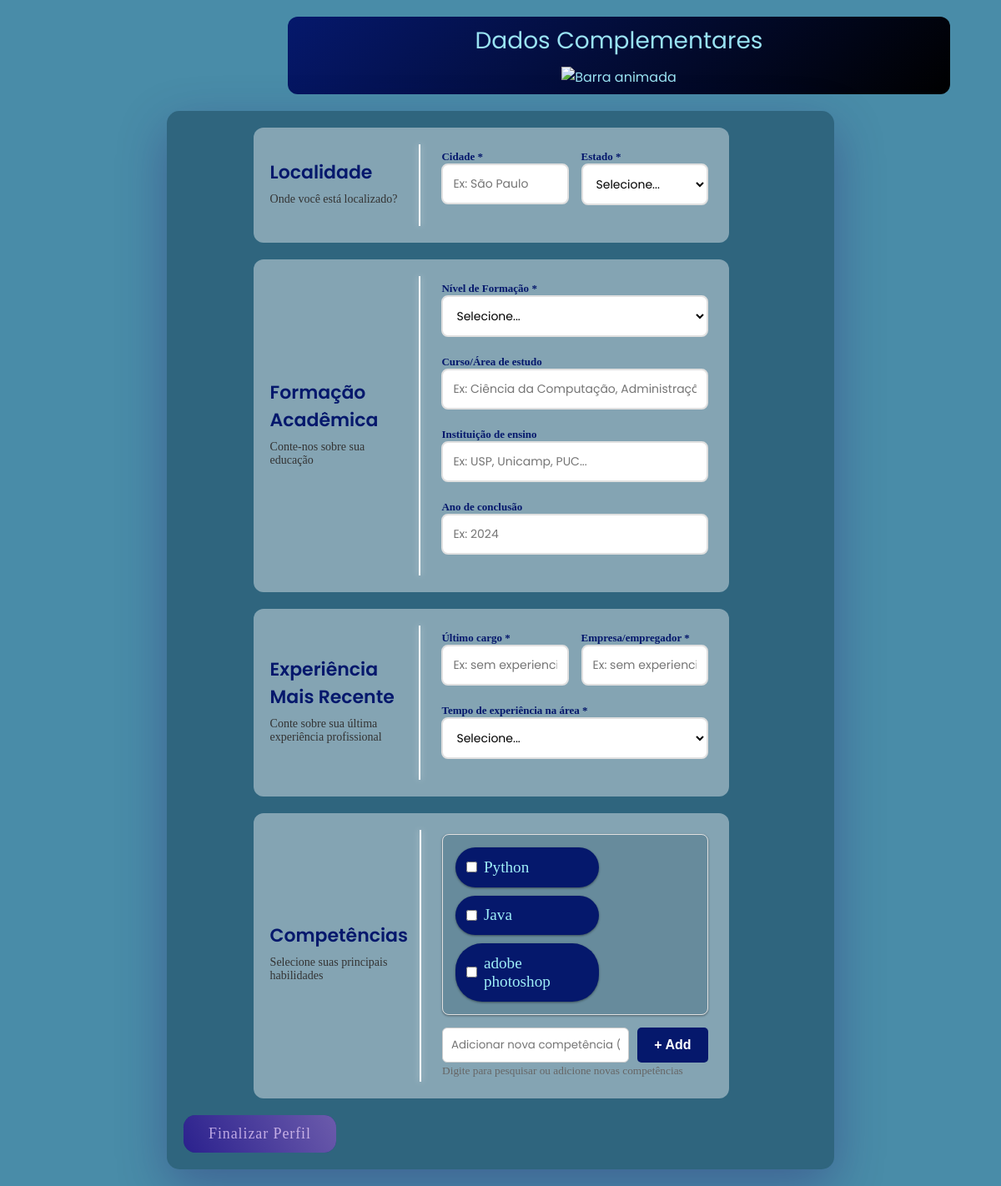
Before: /questionario/1 with the older database file.
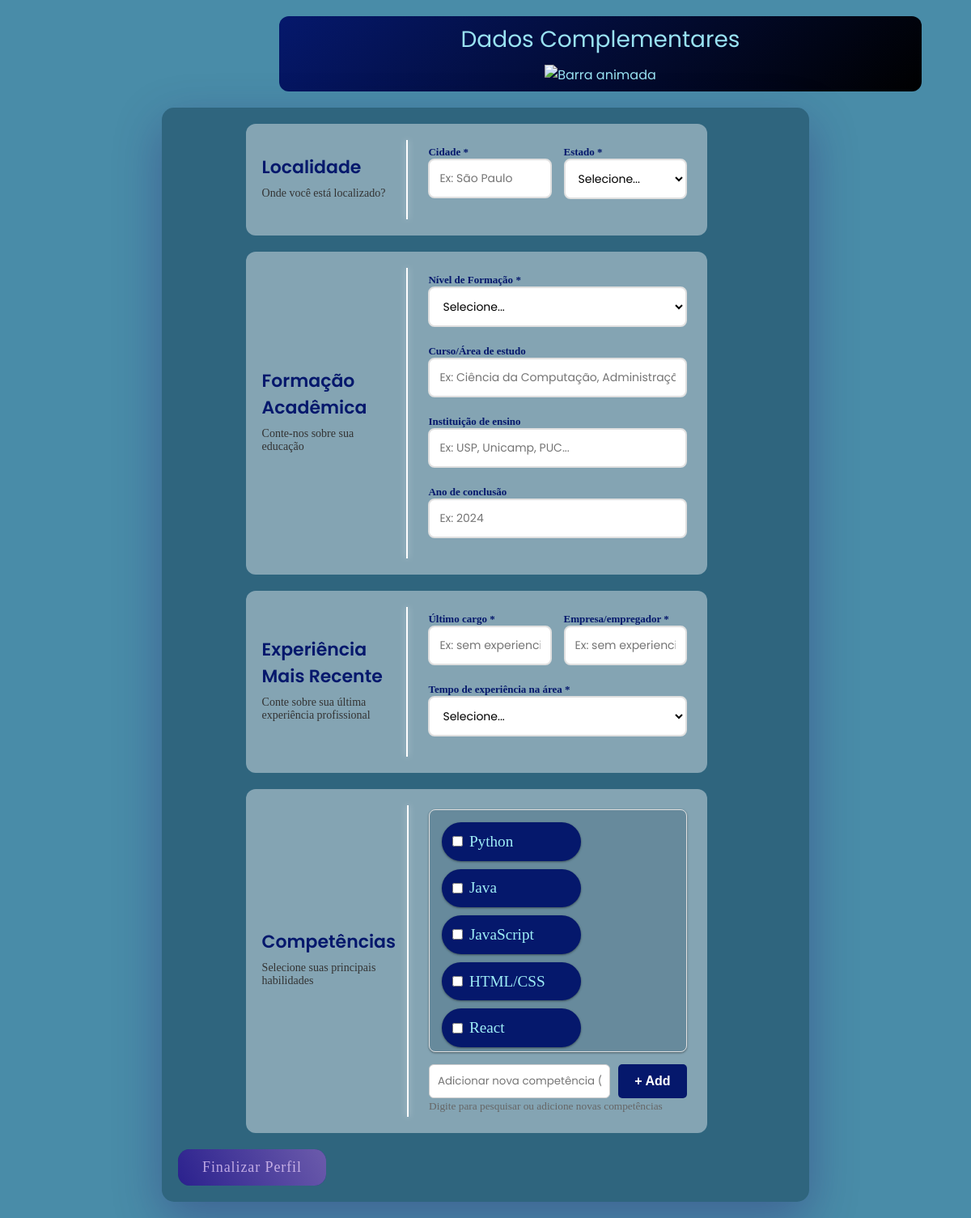
After: the same page with the newer database file.
### tables this page shows
CREATE TABLE competencias
(
    id_competencia INTEGER PRIMARY KEY AUTOINCREMENT,
    nome TEXT
);

### routes/questionario.py (the view)
@bp_questionario_comp.route('/questionario/<int:id_func>')
def questionario_pag(id_func):
    conn = conectar_banco()
    cursor = conn.cursor()
    cursor.execute("SELECT * FROM competencias")
    comps = cursor.fetchall()
    conn.close()
    return render_template('questionario.html', id_func=id_func, competencias=comps)

### database.py (called while the page is built)
def conectar_banco():
    conn = sqlite3.connect(DB_PATH)
    conn.execute("PRAGMA foreign_keys = ON;")
    return conn

### templates/questionario.html (shortened to what this page needs)
<!doctype html>
<html lang="pt-br">
  <head>
    <link rel="stylesheet" href="../static/css/questionario.css" />
  </head>
  <body>
    <div class="header">
      <p>Dados Complementares</p>
      <img
        src="https://web.archive.org/web/20091025005617im_/http://geocities.com/RodeoDrive/9200/ANIBAR.GIF"
        alt="Barra animada"
        class="gif-header"
      />
    </div>
    <div class="form">
      <form action="/salvar_questionario" method="POST" id="questionarioForm">
        <div class="container">
          <div class="secao-active" id="secao" data-secao="0">
            <div class="secao-header">
              <h2> Localidade</h2>
              <div class="secao-subtitle">Onde você está localizado?</div>
            </div>
            <div class="secao-content">
              <div class="campo-row">
                <div class="campo">
                  <label>Cidade <span class="obrigatorio">*</span></label>
                  <input
                    type="text"
                    name="cidade"
                    required
                    placeholder="Ex: São Paulo"
                  />
                </div>
                <div class="campo">
                  <label>Estado <span class="obrigatorio">*</span></label>
                  <select name="estado" required>
                    <option value="">Selecione...</option>
                  </select>
                </div>
              </div>
            </div>
          </div>
          <div class="secao-formacao" id="secao" data-secao="1">
            <div class="secao-header">
              <h2> Formação Acadêmica</h2>
              <div class="secao-subtitle">Conte-nos sobre sua educação</div>
            </div>
            <div class="secao-content">
              <div class="campo">
                <label
                  >Nível de Formação <span class="obrigatorio">*</span></label
                >
                <select name="formacao" required>
                  <option value="">Selecione...</option>
                </select>
              </div>
              <div class="campo">
                <label>Curso/Área de estudo</label>
                <input
                  type="text"
                  name="curso"
                  placeholder="Ex: Ciência da Computação, Administração..."
                />
              </div>
              <div class="campo">
                <label>Instituição de ensino</label>
                <input
                  type="text"
                  name="instituicao"
                  placeholder="Ex: USP, Unicamp, PUC..."
                />
              </div>
              <div class="campo">
                <label>Ano de conclusão</label>
                <input
                  type="number"
                  name="ano_conclusao"
                  min="1950"
                  max="2030"
                  placeholder="Ex: 2024"
                />
              </div>
            </div>
          </div>
          <div class="secao-experiencia" id="secao" data-secao="2">
            <div class="secao-header">
              <h2> Experiência Mais Recente</h2>
              <div class="secao-subtitle">
                Conte sobre sua última experiência profissional
              </div>
            </div>
            <div class="secao-content">
              <div class="campo-row">
                <div class="campo">
                  <label>Último cargo <span class="obrigatorio">*</span></label>
                  <input
                    type="text"
                    name="ultimo_cargo"
                    required
                    placeholder="Ex: sem experiencia, Desenvolvedor Pleno..."
                  />
                </div>
                <div class="campo">
                  <label
                    >Empresa/empregador
                    <span class="obrigatorio">*</span></label
                  >
                  <input
                    type="text"
                    name="ultima_empresa"
                    required
                    placeholder="Ex: sem experiencia, Google, Microsoft..."
                  />
                </div>
              </div>
              <div class="campo">
                <label
                  >Tempo de experiência na área
                  <span class="obrigatorio">*</span></label
                >
                <select name="tempo_experiencia" required>
                  <option value="">Selecione...</option>
                </select>
              </div>
            </div>
          </div>
          <div class="secao-competencias" id="secao" data-secao="3">
            <div class="secao-header">
              <h2> Competências</h2>
              <div class="secao-subtitle">
                Selecione suas principais habilidades
              </div>
            </div>
            <div class="secao-content">
              <div id="lista-competencias" class="competencias-lista">
                {% for c in competencias %}
                <div class="competencia-item">
                  <input
                    type="checkbox"
                    name="competencias"
                    value="{{ c[0] }}"
                    id="comp_{{ c[0] }}"
                  />
                  <label for="comp_{{ c[0] }}">{{ c[1] }}</label>
                </div>
                {% endfor %}
              </div>
              <div class="nova-competencia">
                <input
                  type="text"
                  id="input_nova_comp"
                  placeholder="Adicionar nova competência (ex: Photoshop, Inglês...)"
                />
                <button type="button" onclick="adicionarCompetencia()">
                  + Add
                </button>
              </div>
              <small style="color: #666"
                >Digite para pesquisar ou adicione novas competências</small
              >
            </div>
          </div>
          <div class="container-btn">
            <div class="btn" id="divSubmit">
              <button type="submit" class="btn-submit">Finalizar Perfil</button>
            </div>
          </div>
        </div>
      </form>
    </div>
  </body>
</html>

### static/css/questionario.css (style rules this page uses)
* { margin: 0; padding: 0; box-sizing: border-box; }
.header { background: linear-gradient(135deg, #05186c 0%, #000000 100%); color: #99E2F2; padding: 8px; border-radius: 12px; text-align: center; width: 794px; margin-left: 325px; font-family: 'Poppins', sans-serif; }
.header p { font-size: 28px; margin-bottom: 10px; }
body { background: #498CA8; padding: 20px; min-height: 100vh; }
.container { max-width: 800px; margin: 0 auto; border-radius: 15px; box-shadow: 0 20px 60px rgba(39, 2, 99, 0.3); background: #0322355d 97.09%; margin-top: 20px; padding: 20px; }
#secao { padding: 0; background: rgba(255, 255, 255, 0.406); border-radius: 12px; margin-bottom: 20px; margin-left: 11%; width: 75%; display: flex; flex-direction: row; align-items: stretch; overflow: hidden; }
.secao-header { width: 35%; display: flex; flex-direction: column; justify-content: center; padding: 30px 20px; text-align: left; margin-bottom: 8px; }
.secao-header .secao-subtitle { text-align: left; color: #333; font-size: 14px; padding-bottom: 0; margin-bottom: 0; display: block; }
.secao-header h2 { font-family: 'Poppins', sans-serif; font-weight: 600; font-size: 22px; color: #05186c; margin-bottom: 8px; }
.secao-content { width: 65%; padding: 25px; overflow-y: auto; }
.secao-content .campo { margin-bottom: 20px; }
.secao-content .campo-row { display: grid; grid-template-columns: 1fr 1fr; gap: 15px; }
.secao-content label { color: #05186c; font-weight: 600; font-size: 13px; }
.secao-content input, .secao-content select { background: white; border: 1px solid #ccc; border-radius: 6px; padding: 10px; font-family: 'Poppins', sans-serif; }
.btn-submit { position: relative; font-family: inherit; font-weight: 500; font-size: 18px; letter-spacing: 0.05em; border-radius: 0.8em; cursor: pointer; border: none; background: #05186c; color: ghostwhite; overflow: hidden; }
.btn-submit::before, .btn-submit::after { position: absolute; top: 0; left: 0; width: 100%; height: 100%; z-index: 0; }
.btn-submit::before { content: ""; background: linear-gradient(to right, #5929b86d, #b48bd898); width: 120%; left: -10%; transform: skew(30deg); transition: transform 0.4s cubic-bezier(0.3, 1, 0.8, 1); }
.campo input, .campo select, .campo textarea { width: 100%; padding: 12px; border: 2px solid #e0e0e0; border-radius: 8px; font-size: 14px; transition: all 0.3s; }
.competencias-lista { display: grid; grid-template-columns: repeat(auto-fill, minmax(150px, 1fr)); gap: 10px; max-height: 300px; overflow-y: auto; padding: 15px; background: #0535513a; border-radius: 8px; border: 1px solid #e0e0e0; box-shadow: #00000044 0px 1px 3px, #00000035 0px 1px 2px; }
.competencia-item { display: flex; align-items: center; gap: 8px; padding: 0.8rem; background: #05186c; border-radius: 2rem; cursor: pointer; transition: all 0.2s; width: 60%; box-shadow: #00000044 0px 1px 3px, #00000035 0px 1px 2px; }
.competencia-item label { color: rgb(159, 238, 247); }
.competencia-item input { width: auto; margin: 0; }
.competencia-item label { margin: 0; font-weight: normal; cursor: pointer; flex: 1; font-style: bold; font-size: 1.2rem; }
.nova-competencia { margin-top: 15px; display: flex; gap: 10px; }
.nova-competencia input { flex: 1; width: 10px; }
.nova-competencia button { padding: 10px 20px; background: #05186c; color: white; border: none; border-radius: 5px; cursor: pointer; font-weight: 600; }
button { padding: 12px 30px; border: none; border-radius: 8px; cursor: pointer; font-size: 16px; font-weight: 600; transition: all 0.3s; }

Changed rows visible on the page:
changed competencias: nome "adobe photoshop" → "JavaScript"
added competencias: nome "HTML/CSS"
added competencias: nome "React"
